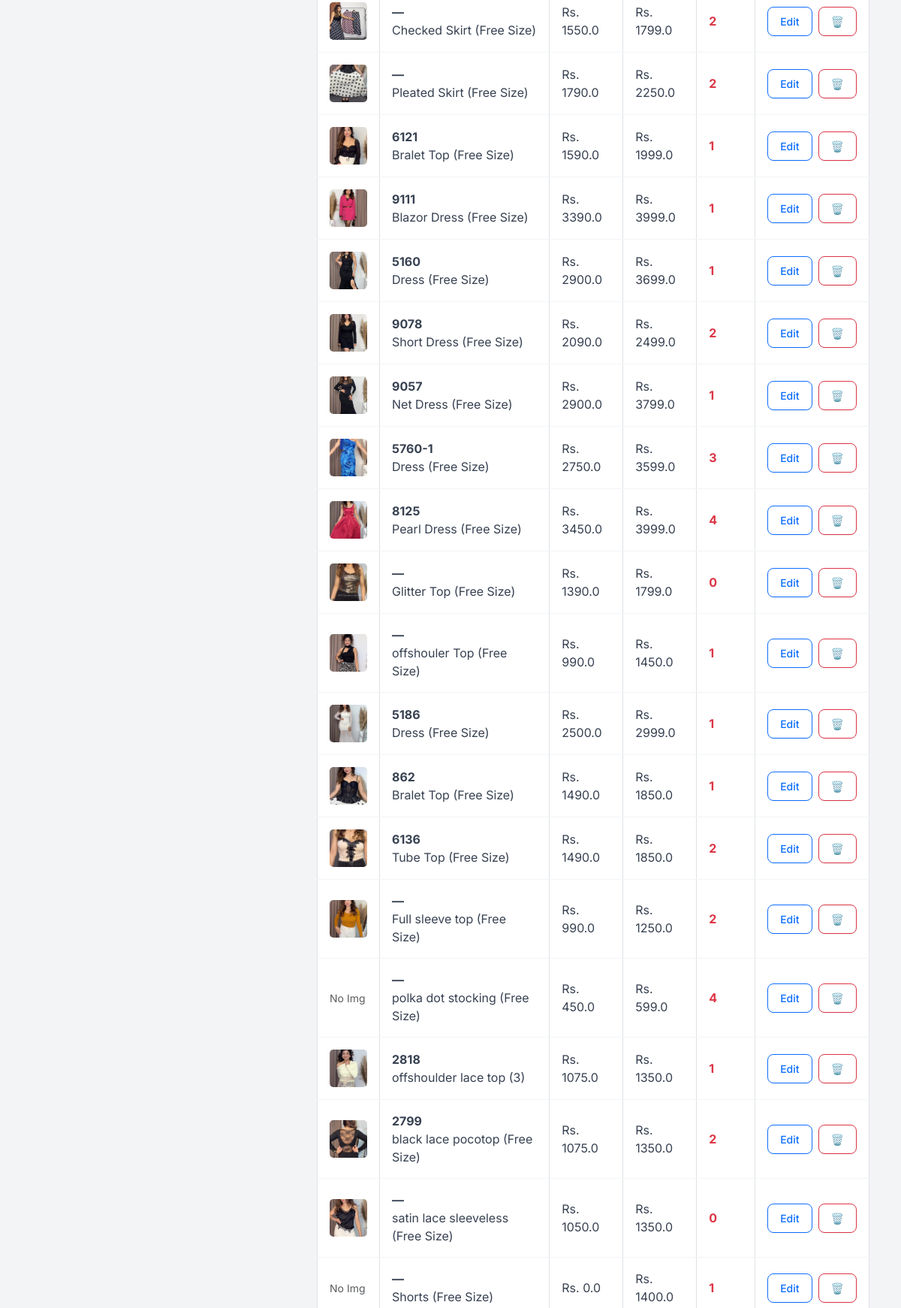
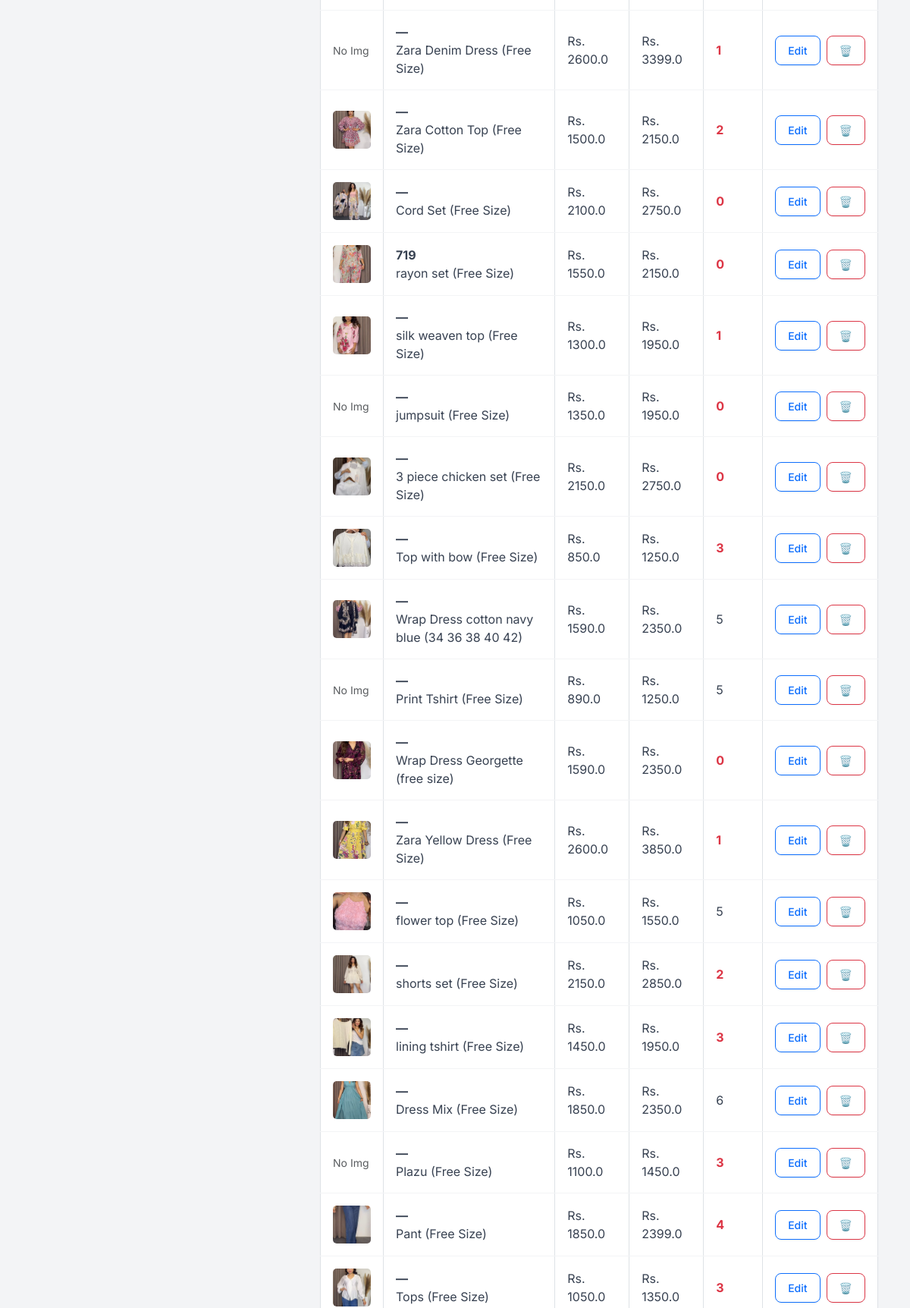
The page /inventory (middle part) on the database as committed earlier (2 pictures, top to bottom).
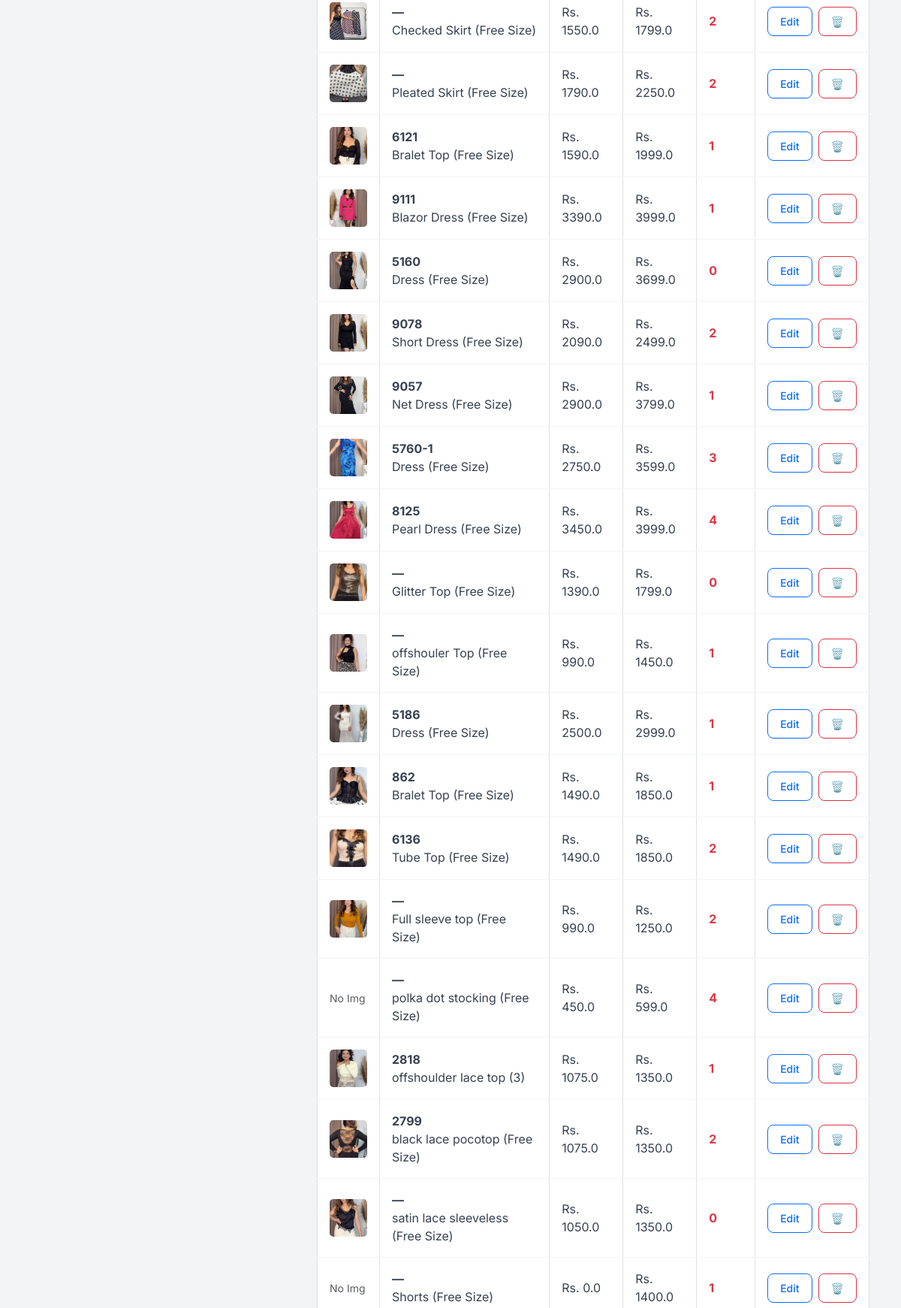
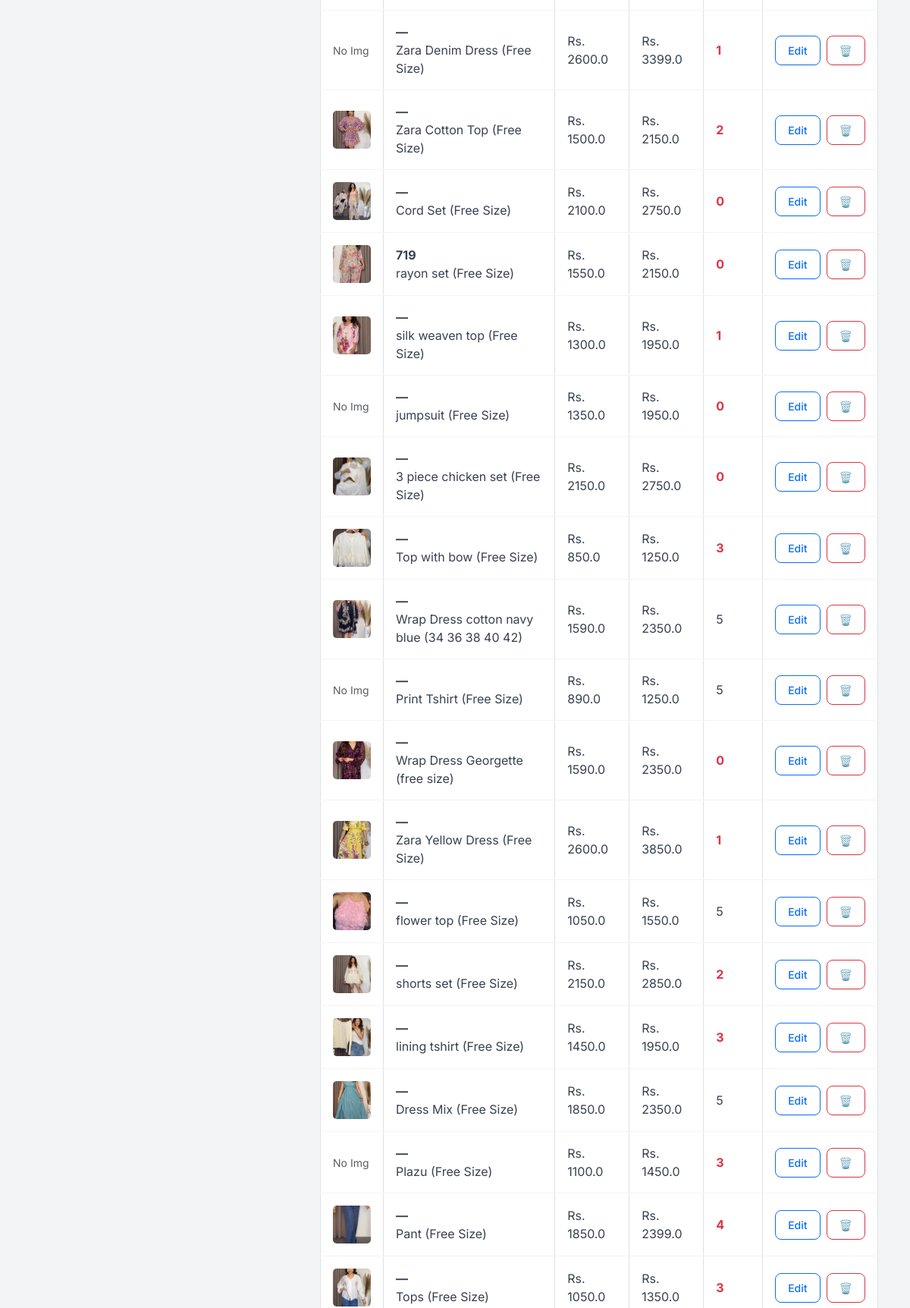
The same page on the database as committed later (2 pictures, top to bottom).
### app.py (models this page shows)
class Product(db.Model):
    id = db.Column(db.Integer, primary_key=True)
    sku = db.Column(db.String(50), unique=True, nullable=True)
    name = db.Column(db.String(100), nullable=False)
    size = db.Column(db.String(10), nullable=False)
    cost_price = db.Column(db.Float, default=0.0)
    price = db.Column(db.Float, nullable=False)
    stock = db.Column(db.Integer, default=0)
    image = db.Column(db.String(100), nullable=True)

### app.py (the view, shortened to what this page needs)
@app.route('/inventory', methods=['GET', 'POST'])
def inventory():
    products = Product.query.all()
    return render_template('inventory.html', products=products)

### templates/inventory.html (shortened to what this page needs)
{% extends "layout.html" %}
{% block content %}
<div class="row">
    <div class="col-md-4">
    </div>
    <div class="col-md-8">
        <table class="table table-bordered bg-white align-middle">
            <tbody>
                {% for p in products %}
                <tr>
                    <td>
                        {% if p.image %}
                        <img src="{{ url_for('static', filename='uploads/' + p.image) }}" width="50" height="50" style="object-fit: cover; border-radius: 5px;">
                        {% else %}
                        <span class="text-muted small">No Img</span>
                        {% endif %}
                    </td>
                    <td>
                        <strong>{{ p.sku if p.sku else '—' }}</strong><br>
                        {{ p.name }} ({{ p.size }})
                    </td>
                    <td>Rs. {{ p.cost_price }}</td>
                    <td>Rs. {{ p.price }}</td>
                    <td class="{{ 'text-danger fw-bold' if p.stock < 5 else '' }}">{{ p.stock }}</td>
                    <td>
                        <div class="d-flex gap-2">
                            <a href="/edit_product/{{ p.id }}" class="btn btn-sm btn-outline-primary">Edit</a>
                            <a href="/delete_product/{{ p.id }}"
                               class="btn btn-sm btn-outline-danger"
                               onclick="return confirm('Are you sure? This cannot be undone.')">
                                🗑️
                            </a>
                        </div>
                    </td>
                </tr>
                {% endfor %}
            </tbody>
        </table>
    </div>
</div>
{% endblock %}

Rows that differ between the two databases and show on the page:
changed Product (number 5 of 39 on the later page): stock "1" → "0"
changed Product "Dress Mix": stock "6" → "5"
